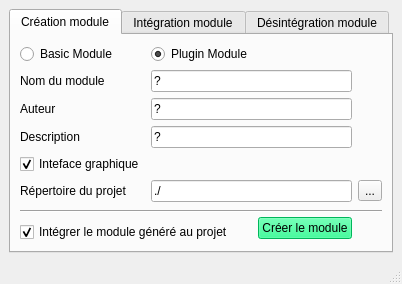
<?xml version="1.0" encoding="UTF-8"?>
<ui version="4.0">
 <class>ihm_ModuleDesigner</class>
 <widget class="QMainWindow" name="ihm_ModuleDesigner">
  <property name="geometry">
   <rect>
    <x>0</x>
    <y>0</y>
    <width>372</width>
    <height>279</height>
   </rect>
  </property>
  <property name="windowTitle">
   <string>MainWindow</string>
  </property>
  <widget class="QWidget" name="centralwidget">
   <property name="styleSheet">
    <string notr="true"/>
   </property>
   <layout class="QGridLayout" name="gridLayout_3">
    <item row="0" column="0">
     <widget class="QTabWidget" name="tabWidget">
      <property name="statusTip">
       <string/>
      </property>
      <property name="currentIndex">
       <number>0</number>
      </property>
      <widget class="QWidget" name="tab">
       <attribute name="title">
        <string>Création module</string>
       </attribute>
       <attribute name="toolTip">
        <string>Créer un nouveau module</string>
       </attribute>
       <layout class="QGridLayout" name="gridLayout">
        <item row="0" column="0">
         <widget class="QRadioButton" name="ModuleTypeBasic">
          <property name="text">
           <string>Basic Module</string>
          </property>
          <property name="checked">
           <bool>false</bool>
          </property>
         </widget>
        </item>
        <item row="0" column="1">
         <widget class="QRadioButton" name="ModuleTypePlugin">
          <property name="text">
           <string>Plugin Module</string>
          </property>
          <property name="checked">
           <bool>true</bool>
          </property>
         </widget>
        </item>
        <item row="1" column="0">
         <widget class="QLabel" name="label">
          <property name="text">
           <string>Nom du module</string>
          </property>
         </widget>
        </item>
        <item row="1" column="1" colspan="2">
         <widget class="QLineEdit" name="nom_module">
          <property name="text">
           <string>?</string>
          </property>
         </widget>
        </item>
        <item row="2" column="0">
         <widget class="QLabel" name="label_2">
          <property name="text">
           <string>Auteur</string>
          </property>
         </widget>
        </item>
        <item row="2" column="1" colspan="2">
         <widget class="QLineEdit" name="auteur">
          <property name="text">
           <string>?</string>
          </property>
         </widget>
        </item>
        <item row="3" column="0">
         <widget class="QLabel" name="label_3">
          <property name="text">
           <string>Description</string>
          </property>
         </widget>
        </item>
        <item row="3" column="1" colspan="2">
         <widget class="QLineEdit" name="description">
          <property name="text">
           <string>?</string>
          </property>
         </widget>
        </item>
        <item row="4" column="0">
         <widget class="QCheckBox" name="chbx_interface_graphique">
          <property name="toolTip">
           <string>Indique si le module est avec ou sans IHM</string>
          </property>
          <property name="text">
           <string>Inteface graphique</string>
          </property>
          <property name="checkable">
           <bool>true</bool>
          </property>
          <property name="checked">
           <bool>true</bool>
          </property>
         </widget>
        </item>
        <item row="5" column="0">
         <widget class="QLabel" name="label_4">
          <property name="text">
           <string>Répertoire du projet</string>
          </property>
         </widget>
        </item>
        <item row="5" column="1" colspan="2">
         <widget class="QLineEdit" name="repertoire_projet">
          <property name="toolTip">
           <string>Indique le répertoire du projet LaBotBox (répertoire où se trouve le fichier .pro)</string>
          </property>
          <property name="text">
           <string>./</string>
          </property>
         </widget>
        </item>
        <item row="5" column="3">
         <widget class="QToolButton" name="PB_choix_repertoire">
          <property name="text">
           <string>...</string>
          </property>
          <property name="popupMode">
           <enum>QToolButton::DelayedPopup</enum>
          </property>
          <property name="autoRaise">
           <bool>false</bool>
          </property>
          <property name="arrowType">
           <enum>Qt::NoArrow</enum>
          </property>
         </widget>
        </item>
        <item row="6" column="0" rowspan="2" colspan="4">
         <widget class="Line" name="line">
          <property name="orientation">
           <enum>Qt::Horizontal</enum>
          </property>
         </widget>
        </item>
        <item row="7" column="2" rowspan="2">
         <widget class="QPushButton" name="PB_generate">
          <property name="toolTip">
           <string>Crée un répertoire et génère les fichiers dedans</string>
          </property>
          <property name="styleSheet">
           <string notr="true">background-color: rgb(0, 255, 127);
</string>
          </property>
          <property name="text">
           <string>Créer le module</string>
          </property>
         </widget>
        </item>
        <item row="8" column="0" colspan="2">
         <widget class="QCheckBox" name="chbx_integrer_modume_au_projet">
          <property name="toolTip">
           <string>&lt;html&gt;&lt;head/&gt;&lt;body&gt;&lt;p&gt;Modifie les fichiers .pro / .cpp / .h du projet pour intégrer automatiquement le nouveau module. Décocher cette case pour que le module soit créé mais que les fichiers du projets ne soient pas modifiés.&lt;/p&gt;&lt;/body&gt;&lt;/html&gt;</string>
          </property>
          <property name="text">
           <string>Intégrer le module généré au projet</string>
          </property>
          <property name="checkable">
           <bool>true</bool>
          </property>
          <property name="checked">
           <bool>true</bool>
          </property>
         </widget>
        </item>
       </layout>
      </widget>
      <widget class="QWidget" name="tab_2">
       <attribute name="title">
        <string>Intégration module</string>
       </attribute>
       <attribute name="toolTip">
        <string>Intégrer au projet un module déjà existant</string>
       </attribute>
       <layout class="QGridLayout" name="gridLayout_2">
        <item row="1" column="0">
         <widget class="QLabel" name="label_5">
          <property name="text">
           <string>Emplacement  du module</string>
          </property>
         </widget>
        </item>
        <item row="1" column="1">
         <widget class="QLineEdit" name="repertoire_module_existant">
          <property name="toolTip">
           <string>Empalcement du module dans le projet</string>
          </property>
          <property name="text">
           <string>./</string>
          </property>
         </widget>
        </item>
        <item row="1" column="2">
         <widget class="QToolButton" name="PB_choix_repertoire_module_existant">
          <property name="text">
           <string>...</string>
          </property>
          <property name="popupMode">
           <enum>QToolButton::DelayedPopup</enum>
          </property>
          <property name="autoRaise">
           <bool>false</bool>
          </property>
          <property name="arrowType">
           <enum>Qt::NoArrow</enum>
          </property>
         </widget>
        </item>
        <item row="2" column="1">
         <widget class="QPushButton" name="PB_integrer_module_existant">
          <property name="toolTip">
           <string>Crée un répertoire et génère les fichiers dedans</string>
          </property>
          <property name="styleSheet">
           <string notr="true">background-color: rgb(0, 255, 127);
</string>
          </property>
          <property name="text">
           <string>Intégrer le module</string>
          </property>
         </widget>
        </item>
        <item row="0" column="0" colspan="3">
         <widget class="QLabel" name="label_6">
          <property name="text">
           <string>&lt;html&gt;&lt;head/&gt;&lt;body&gt;&lt;p&gt;&lt;span style=&quot; font-weight:600;&quot;&gt;INFO&lt;/span&gt;: permet d'intégrer au projet un module tout fait (livré par quelqu'un d'autre par exemple).&lt;/p&gt;&lt;p&gt;Le module doit être préalablement copié dans le répertoire BasicModule ou PluginModule suivant son type.&lt;/p&gt;&lt;/body&gt;&lt;/html&gt;</string>
          </property>
          <property name="wordWrap">
           <bool>true</bool>
          </property>
         </widget>
        </item>
       </layout>
      </widget>
      <widget class="QWidget" name="tab_3">
       <attribute name="title">
        <string>Désintégration module</string>
       </attribute>
       <attribute name="toolTip">
        <string>Désintégrer du projet un module</string>
       </attribute>
       <widget class="QLabel" name="label_7">
        <property name="geometry">
         <rect>
          <x>13</x>
          <y>140</y>
          <width>118</width>
          <height>20</height>
         </rect>
        </property>
        <property name="text">
         <string>Emplacement  du module</string>
        </property>
       </widget>
       <widget class="QPushButton" name="PB_desintegrer_module">
        <property name="geometry">
         <rect>
          <x>137</x>
          <y>166</y>
          <width>177</width>
          <height>23</height>
         </rect>
        </property>
        <property name="toolTip">
         <string>Crée un répertoire et génère les fichiers dedans</string>
        </property>
        <property name="styleSheet">
         <string notr="true">background-color: rgb(255, 0, 0);
</string>
        </property>
        <property name="text">
         <string>Désintégrer le module</string>
        </property>
       </widget>
       <widget class="QLabel" name="label_8">
        <property name="geometry">
         <rect>
          <x>13</x>
          <y>5</y>
          <width>332</width>
          <height>129</height>
         </rect>
        </property>
        <property name="text">
         <string>&lt;html&gt;&lt;head/&gt;&lt;body&gt;&lt;p&gt;&lt;span style=&quot; font-weight:600;&quot;&gt;INFO&lt;/span&gt;: permet de supprimer du projet les références à un module. &lt;/p&gt;&lt;p&gt;Les fichiers et le répertoire du module ne sont PAS supprimés.&lt;/p&gt;&lt;/body&gt;&lt;/html&gt;</string>
        </property>
        <property name="wordWrap">
         <bool>true</bool>
        </property>
       </widget>
       <widget class="QLineEdit" name="repertoire_module_desintegration">
        <property name="geometry">
         <rect>
          <x>137</x>
          <y>140</y>
          <width>177</width>
          <height>20</height>
         </rect>
        </property>
        <property name="toolTip">
         <string>Empalcement du module dans le projet</string>
        </property>
        <property name="text">
         <string>./</string>
        </property>
       </widget>
       <widget class="QToolButton" name="PB_choix_repertoire_module_desintegration">
        <property name="geometry">
         <rect>
          <x>320</x>
          <y>140</y>
          <width>25</width>
          <height>19</height>
         </rect>
        </property>
        <property name="text">
         <string>...</string>
        </property>
        <property name="popupMode">
         <enum>QToolButton::DelayedPopup</enum>
        </property>
        <property name="autoRaise">
         <bool>false</bool>
        </property>
        <property name="arrowType">
         <enum>Qt::NoArrow</enum>
        </property>
       </widget>
      </widget>
     </widget>
    </item>
   </layout>
  </widget>
  <widget class="QMenuBar" name="menubar">
   <property name="geometry">
    <rect>
     <x>0</x>
     <y>0</y>
     <width>372</width>
     <height>18</height>
    </rect>
   </property>
  </widget>
  <widget class="QStatusBar" name="statusbar"/>
 </widget>
 <resources/>
 <connections/>
</ui>
